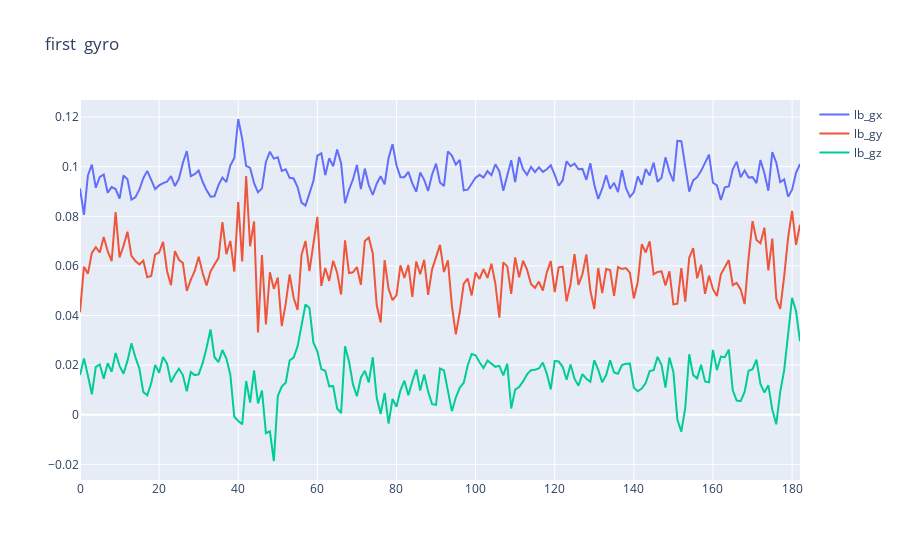
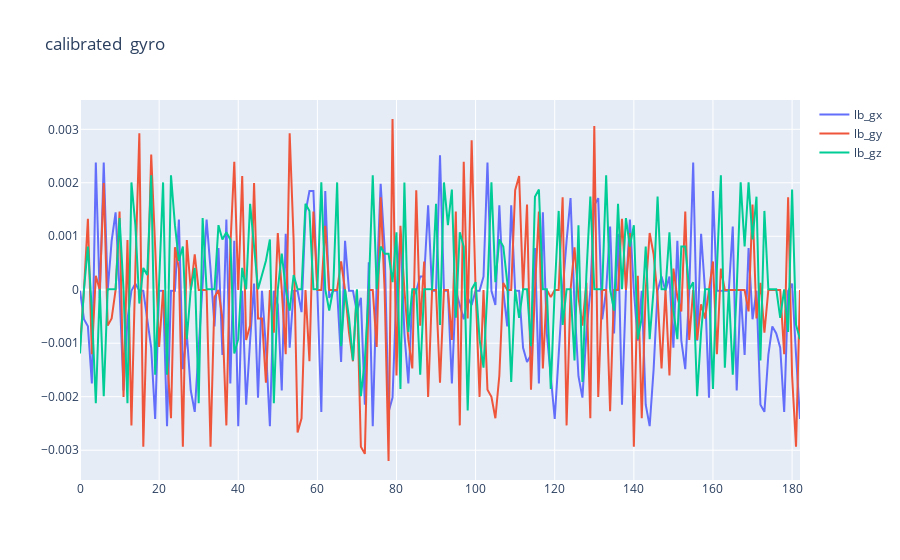
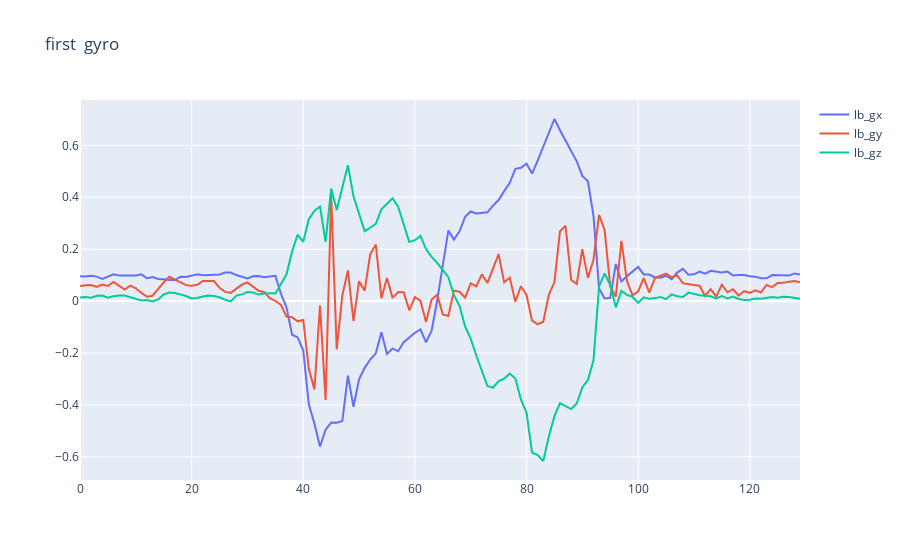
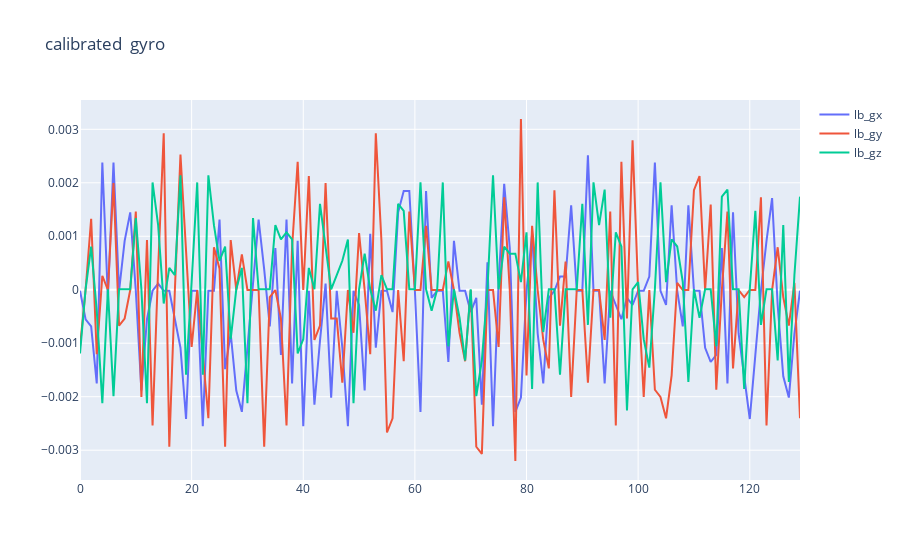

The notebook cell these images were saved under, in order:
### Code cell
name = 'Vadim'
сalibration_set= read_csv_file(f'calibration/600_calibration.csv')


filenames = next(walk(f'D:/Thesis/{name}/'), (None, None, []))[2]  # [] if no file
filenames[0]
for i in range(len(filenames)):
    filename = f"D:/Thesis/{name}/{filenames[i]}"
    print(filename)
    IMU_set = read_csv_file(filename)
    orientation_bt, orientation_bb, orientation_lt, orientation_lb, orientation_rt, orientation_rb = all_calibrate(сalibration_set,IMU_set)
    ready_dataset = pd.concat([orientation_bt, orientation_bb, orientation_lt, orientation_lb, orientation_rt, orientation_rb],axis = 1)    
#     print(ready_dataset)
    ready_dataset.to_csv(f"D:\Thesis\dataset\lifting_orientation_{i}_0.csv", sep=",")

### Figure 1 — Plotly figure (JSON) as saved in the notebook; plotly's stock layout.template omitted (floating-point values rounded to 4 significant figures; data arrays with more than 128 entries replaced by an {"elided": "..."} marker saying what was removed)
{"data": [{"name": "lb_gx", "type": "scatter", "x": {"elided": "183 int values"}, "y": {"elided": "183 float values"}}, {"name": "lb_gy", "type": "scatter", "x": {"elided": "183 int values"}, "y": {"elided": "183 float values"}}, {"name": "lb_gz", "type": "scatter", "x": {"elided": "183 int values"}, "y": {"elided": "183 float values"}}], "layout": {"title": {"text": "first  gyro"}}}

### Figure 2 — Plotly figure (JSON) as saved in the notebook; plotly's stock layout.template omitted (floating-point values rounded to 4 significant figures; data arrays with more than 128 entries replaced by an {"elided": "..."} marker saying what was removed)
{"data": [{"name": "lb_gx", "type": "scatter", "x": {"elided": "183 int values"}, "y": {"elided": "183 float values"}}, {"name": "lb_gy", "type": "scatter", "x": {"elided": "183 int values"}, "y": {"elided": "183 float values"}}, {"name": "lb_gz", "type": "scatter", "x": {"elided": "183 int values"}, "y": {"elided": "183 float values"}}], "layout": {"title": {"text": "calibrated  gyro"}}}

### Figure 3 — Plotly figure (JSON) as saved in the notebook; plotly's stock layout.template omitted (floating-point values rounded to 4 significant figures; data arrays with more than 128 entries replaced by an {"elided": "..."} marker saying what was removed)
{"data": [{"name": "lb_gx", "type": "scatter", "x": {"elided": "130 int values"}, "y": {"elided": "130 float values"}}, {"name": "lb_gy", "type": "scatter", "x": {"elided": "130 int values"}, "y": {"elided": "130 float values"}}, {"name": "lb_gz", "type": "scatter", "x": {"elided": "130 int values"}, "y": {"elided": "130 float values"}}], "layout": {"title": {"text": "first  gyro"}}}

### Figure 4 — Plotly figure (JSON) as saved in the notebook; plotly's stock layout.template omitted (floating-point values rounded to 4 significant figures; data arrays with more than 128 entries replaced by an {"elided": "..."} marker saying what was removed)
{"data": [{"name": "lb_gx", "type": "scatter", "x": {"elided": "130 int values"}, "y": {"elided": "130 float values"}}, {"name": "lb_gy", "type": "scatter", "x": {"elided": "130 int values"}, "y": {"elided": "130 float values"}}, {"name": "lb_gz", "type": "scatter", "x": {"elided": "130 int values"}, "y": {"elided": "130 float values"}}], "layout": {"title": {"text": "calibrated  gyro"}}}
